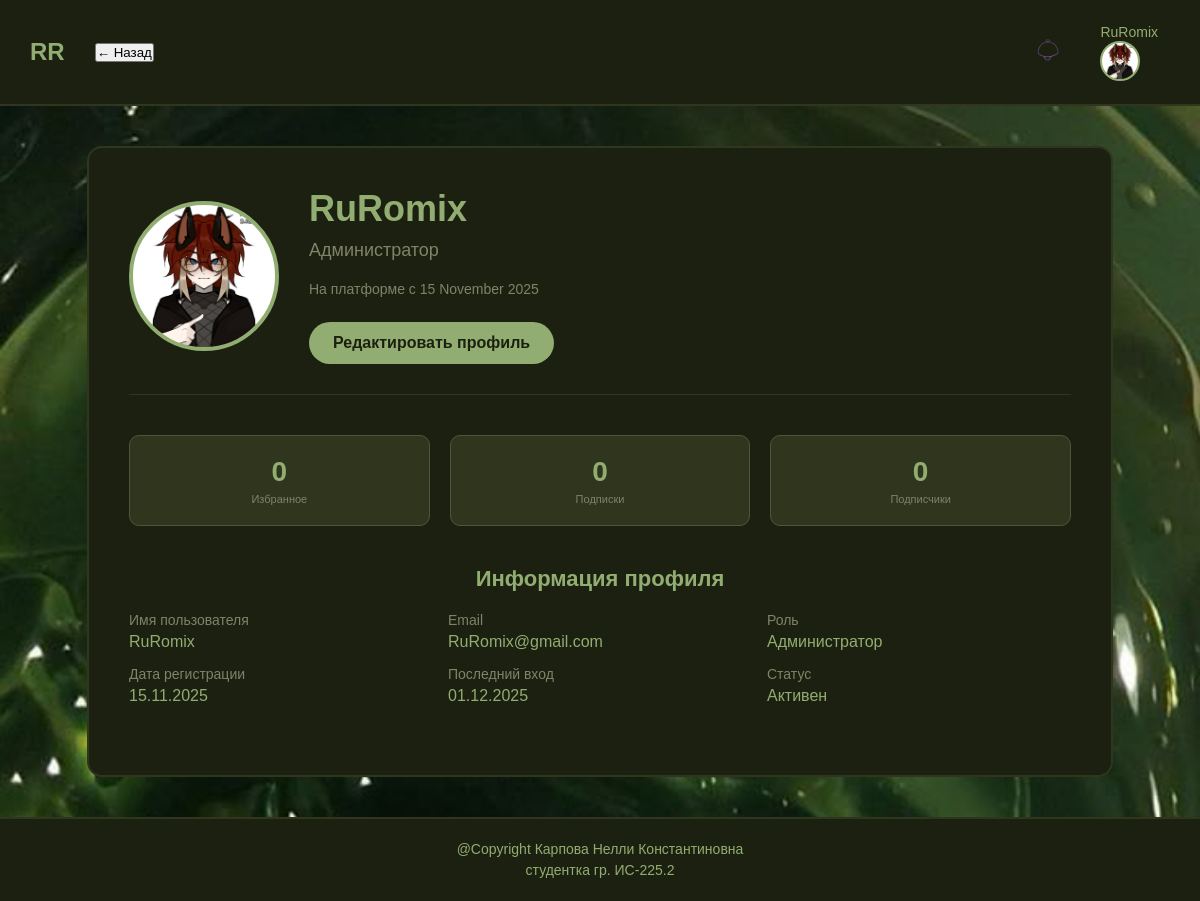
The page /my_profile.php (signed in) on the database as committed earlier.
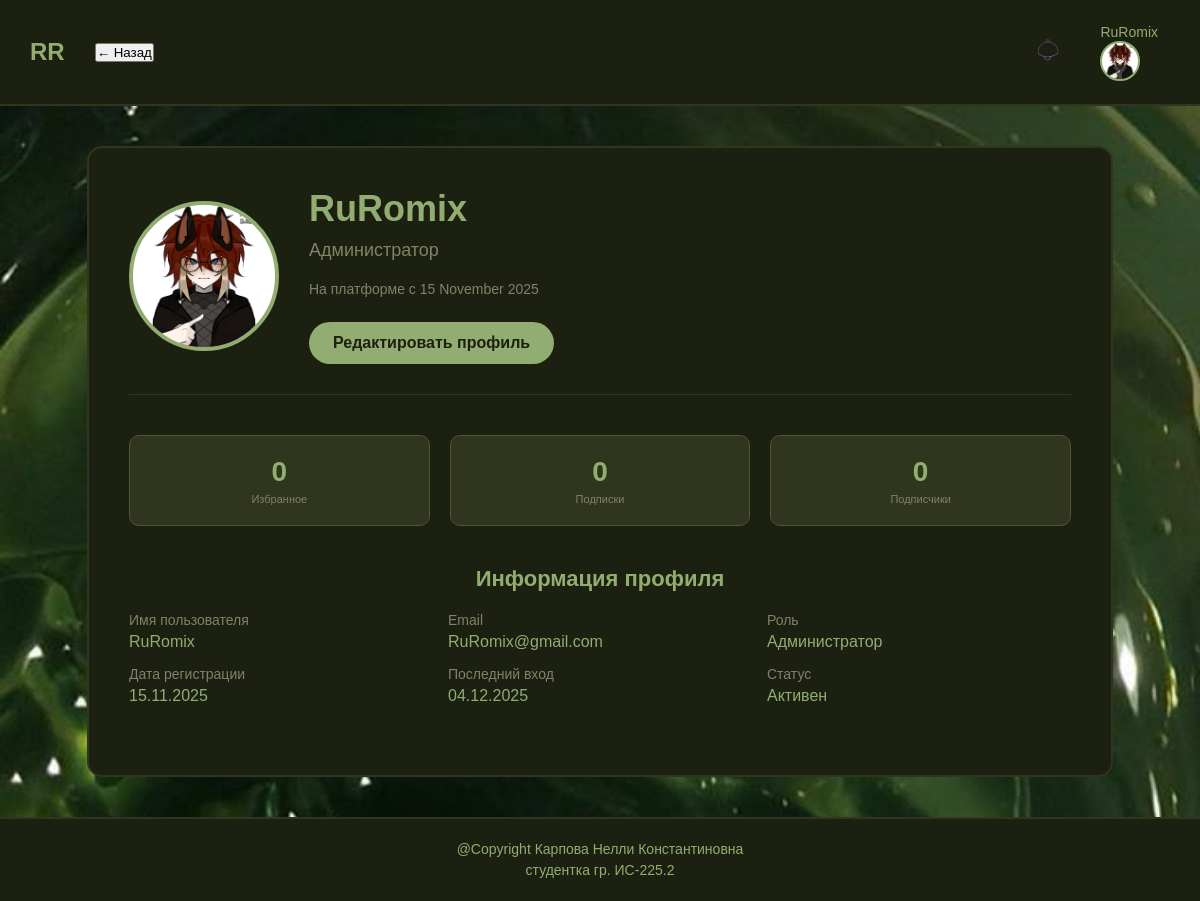
The same page on the database as committed later.
### tables this page shows
CREATE TABLE `Users` (
  `ID` int(11) NOT NULL AUTO_INCREMENT,
  `Username` varchar(50) NOT NULL,
  `Email` varchar(100) NOT NULL,
  `Role` varchar(20) NOT NULL,
  `Password_hash` varchar(255) NOT NULL,
  `Created_at` date NOT NULL,
  `Status` int(11) NOT NULL,
  `Last_login` date NOT NULL,
  `Avatar_path` varchar(255) DEFAULT 'umolch_avatar.jpeg',
  PRIMARY KEY (`ID`)
);

### my_profile.php (the view, shortened to what this page needs)
<?php
include 'config.php';
$user_id = $_SESSION['user_id'];
$user_data = [];
try {
    $stmt = $pdo->prepare("SELECT * FROM Users WHERE ID = ?");
    $stmt->execute([$user_id]);
    $user_data = $stmt->fetch(PDO::FETCH_ASSOC);
} catch (PDOException $e) {
    die("Ошибка базы данных: " . $e->getMessage());
}
$stats = [
    'comics_read' => 0,
    'chapters_read' => 0,
    'favorites' => 0,
    'subscriptions' => 0
];
$join_date = date('d.m.Y', strtotime($user_data['Created_at']));
$join_date_full = date('d F Y', strtotime($user_data['Created_at']));
$role_display = [
    'reader' => 'Читатель',
    'author' => 'Автор',
    'moderator' => 'Модератор',
    'admin' => 'Администратор'
];
$user_role_display = $role_display[$user_data['Role']] ?? $user_data['Role'];
?>
<!DOCTYPE html>
<html lang="ru">
<head>
    <link rel="stylesheet" href="style_main.css">
    <link rel="stylesheet" href="style_kabinets.css">
</head>
<body>
    <?php include 'header.php'; ?>
    <main class="main-content">
        <div class="profile-container">
            <div class="profile-header">
                <div class="profile-avatar-section">
                    <div class="profile-avatar" style="background-image: url('<?= htmlspecialchars($user_data['Avatar_path']) ?>')">
                    </div>
                </div>
                <div class="profile-info">
                    <h1 class="profile-name"><?= htmlspecialchars($user_data['Username']) ?></h1>
                    <div class="profile-role"><?= htmlspecialchars($user_role_display) ?></div>
                    <div class="profile-join-date">На платформе с <?= htmlspecialchars($join_date_full) ?></div>
                    <a href="redact_profile.php" class="edit-profile-btn">Редактировать профиль</a>
                </div>
            </div>
            <div class="profile-stats">
                <div class="stat-card">
                    <div class="stat-value"><?= $stats['favorites'] ?></div>
                    <div class="stat-label">Избранное</div>
                </div>
                <div class="stat-card">
                    <div class="stat-value"><?= $stats['subscriptions'] ?></div>
                    <div class="stat-label">Подписки</div>
                </div>
                <div class="stat-card">
                    <div class="stat-value"><?= $stats['subscriptions'] ?></div>
                    <div class="stat-label">Подписчики</div>
                </div>
            </div>
            <div class="profile-details">
                <h2 class="section-title">Информация профиля</h2>
                <div class="info-grid">
                    <div class="info-item">
                        <span class="info-label">Имя пользователя</span>
                        <span class="info-value"><?= htmlspecialchars($user_data['Username']) ?></span>
                    </div>
                    <div class="info-item">
                        <span class="info-label">Email</span>
                        <span class="info-value"><?= htmlspecialchars($user_data['Email']) ?></span>
                    </div>
                    <div class="info-item">
                        <span class="info-label">Роль</span>
                        <span class="info-value"><?= htmlspecialchars($user_role_display) ?></span>
                    </div>
                    <div class="info-item">
                        <span class="info-label">Дата регистрации</span>
                        <span class="info-value"><?= htmlspecialchars($join_date) ?></span>
                    </div>
                    <div class="info-item">
                        <span class="info-label">Последний вход</span>
                        <span class="info-value">
                            <?= $user_data['Last_login'] ? date('d.m.Y', strtotime($user_data['Last_login'])) : 'Никогда' ?>
                        </span>
                    </div>
                    <div class="info-item">
                        <span class="info-label">Статус</span>
                        <span class="info-value">
                            <?php
                            switch($user_data['Status']) {
                                case 0: echo 'Активен'; break;
                            }
                            ?>
                        </span>
                    </div>
                </div>
            </div>
        </div>
    </main>
        <footer>
        <div class="footer-left">
            @Copyright Карпова Нелли Константиновна<br>
            студентка гр. ИС-225.2
        </div>
    </footer>
</body>
</html>

Rows that differ between the two databases and show on the page:
changed users "RuRomix": Last_login "01.12.2025" → "04.12.2025"
